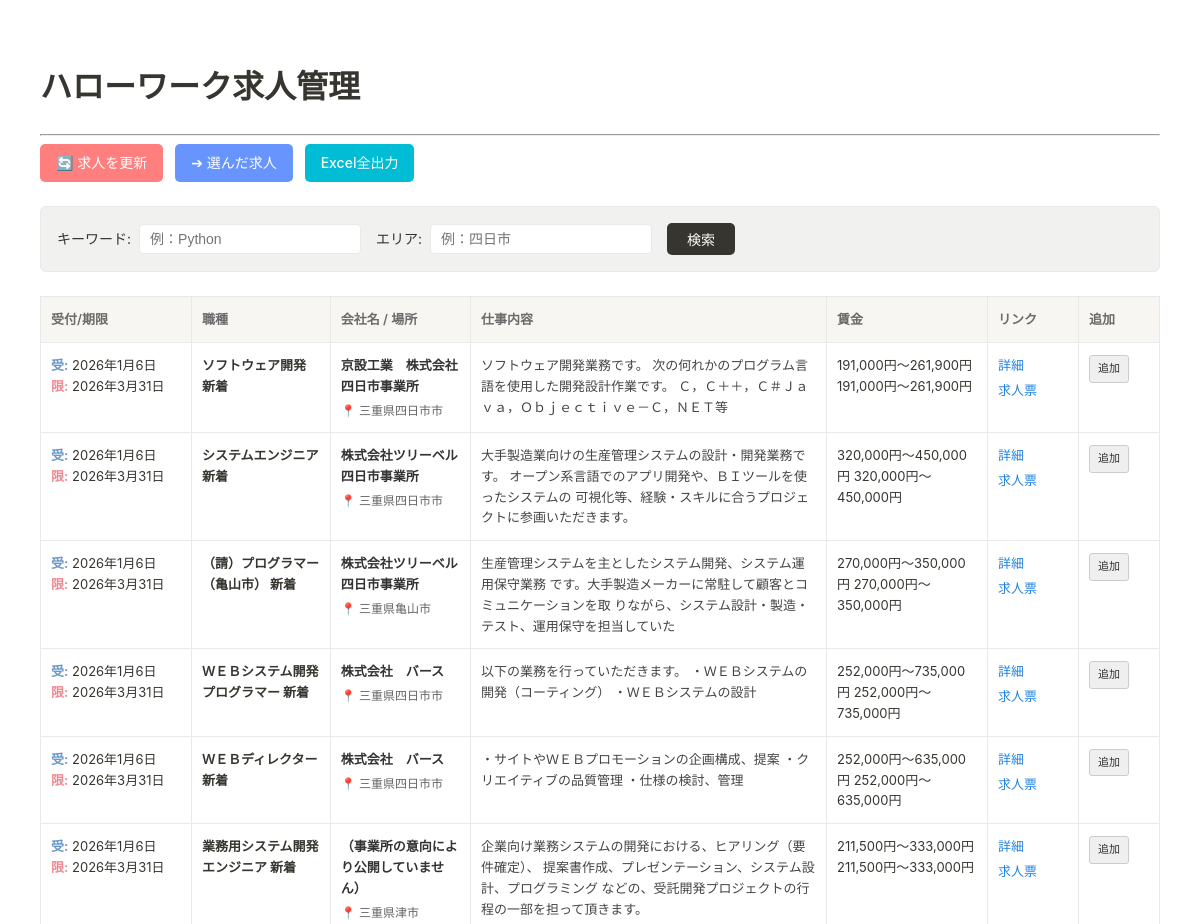
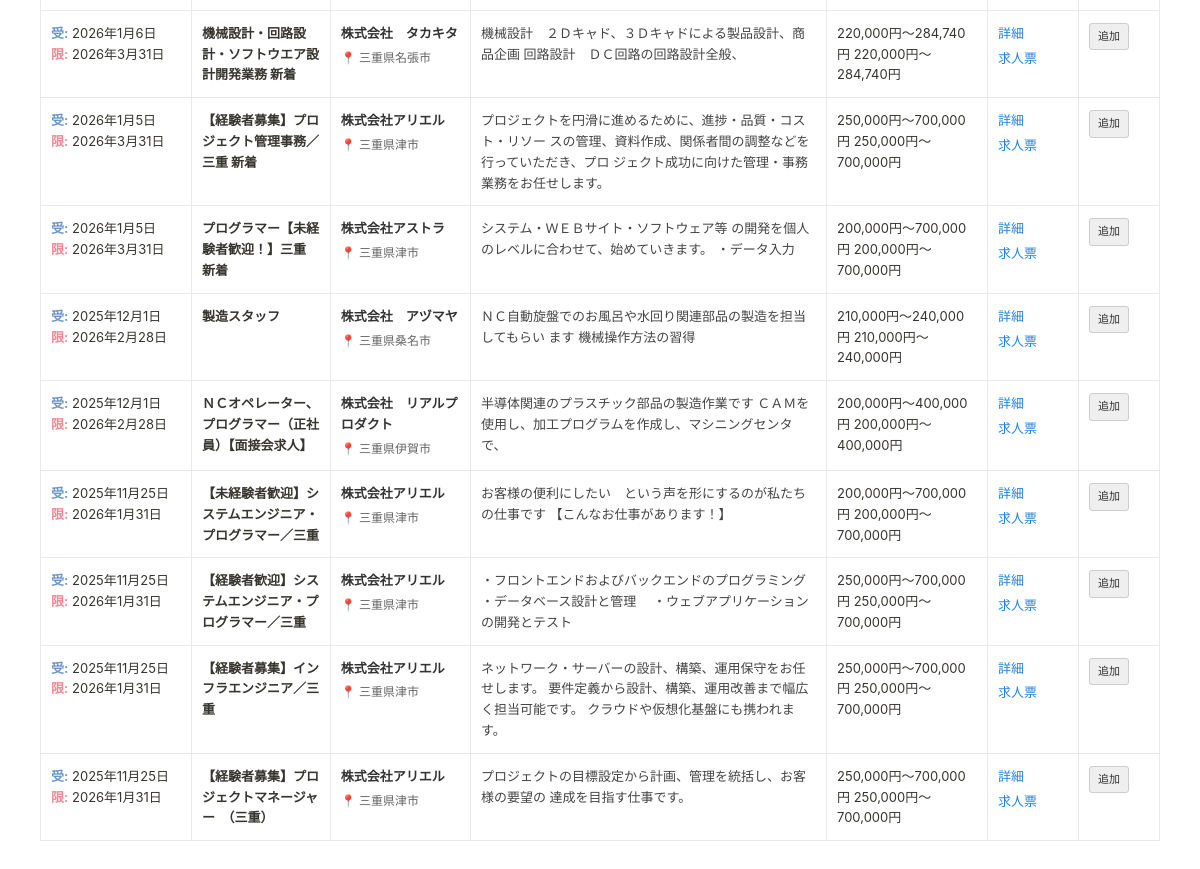
The page / on the database its author committed (2 pictures, top to bottom).
### app.py (models this page shows)
class Job(db.Model):
    __tablename__ = 'jobs'
    id = db.Column(db.Integer, primary_key=True)
    job_category = db.Column(db.Text)
    company_name = db.Column(db.Text)
    work_location = db.Column(db.Text)
    job_description = db.Column(db.Text)
    employment_type = db.Column(db.Text)
    salary = db.Column(db.Text)
    working_hours = db.Column(db.Text)
    holidays = db.Column(db.Text)
    age_limit = db.Column(db.Text)
    job_number = db.Column(db.Text)
    disclosure_scope = db.Column(db.Text)
    detail_url = db.Column(db.Text)
    pdf_url = db.Column(db.Text)
    reception_date = db.Column(db.Text) # ここが正しく読み取られる必要があります
    expiry_date = db.Column(db.Text)    # ここが正しく読み取られる必要があります

### app.py (the view)
@app.route("/", methods=["GET", "POST"])
def index():
    query = Job.query
    keyword = request.form.get("keyword", ""); area = request.form.get("area", "")
    if keyword: query = query.filter(Job.job_description.contains(keyword))
    if area: query = query.filter(Job.work_location.contains(area))
    return render_template("index.html", jobs=query.all(), keyword=keyword, area=area)

### templates/index.html (shortened to what this page needs)
{% extends "base.html" %}
{% block content %}
<div class="action-bar">
    <a href="{{ url_for('update_data') }}"
       class="btn btn-update"
       onclick="this.style.pointerEvents='none'; this.innerText='🔄 更新中（約1分）...';">
       🔄 求人を更新
    </a>
    <a href="{{ url_for('my_list_view') }}" class="btn btn-primary">➔ 選んだ求人</a>
    <a href="{{ url_for('export') }}" class="btn btn-success">Excel全出力</a>
</div>
<form method="POST" class="search-form">
    <div class="form-group">
        <label>キーワード:</label>
        <input type="text" name="keyword" value="{{ keyword }}" placeholder="例：Python">
    </div>
    <div class="form-group">
        <label>エリア:</label>
        <input type="text" name="area" value="{{ area }}" placeholder="例：四日市">
    </div>
    <button type="submit" class="btn btn-search">検索</button>
</form>
<table class="job-table">
    <thead>
        <tr>
            <th class="col-date">受付/期限</th>
            <th>職種</th>
            <th>会社名 / 場所</th>
            <th>仕事内容</th>
            <th class="col-salary">賃金</th>
            <th class="col-link">リンク</th>
            <th class="col-add">追加</th>
        </tr>
    </thead>
    <tbody>
        {% for job in jobs %}
        <tr>
            <td class="cell-date">
                <span class="label-reception">受:</span> {{ job.reception_date if job.reception_date else "---" }}<br>
                <span class="label-expiry">限:</span> {{ job.expiry_date if job.expiry_date else "---" }}
            </td>
            <td class="cell-category">
                <strong>{{ job.job_category }}</strong>
            </td>
            <td class="cell-company">
                <div class="company-name">{{ job.company_name }}</div>
                <div class="location-text">📍 {{ job.work_location }}</div>
            </td>
            <td class="cell-description">
                <div class="description-truncate">
                    {{ job.job_description }}
                </div>
            </td>
            <td class="cell-salary">
                {{ job.salary }}
            </td>
            <td class="cell-links">
                {% if job.detail_url %}
                <a href="{{ job.detail_url }}" target="_blank" class="link-item">詳細</a>
                {% endif %}
                {% if job.pdf_url %}
                <a href="{{ job.pdf_url }}" target="_blank" class="link-item">求人票</a>
                {% endif %}
            </td>
            <td class="cell-action">
                <a href="{{ url_for('add_to_list', job_id=job.id) }}" class="btn-add">追加</a>
            </td>
        </tr>
        {% endfor %}
    </tbody>
</table>
{% endblock %}

### templates/base.html (shortened to what this page needs)
<!DOCTYPE html>
<html lang="ja">
<head>
    <link rel="stylesheet" href="{{ url_for('static', filename='css/style.css') }}">
</head>
<body>
    <header>
        <h1>ハローワーク求人管理</h1>
        <hr>
    </header>
    <main>
        {% block content %}{% endblock %}
    </main>
</body>
</html>

### static/css/style.css (style rules this page uses)
body { background-color: #ffffff; color: #37352f; font-family: -apple-system, BlinkMacSystemFont, "Segoe UI", Helvetica, Arial, sans-serif; padding: 40px; line-height: 1.6; margin: 0; }
.action-bar { display: flex; gap: 12px; margin-bottom: 24px; }
.btn { padding: 8px 16px; text-decoration: none; border-radius: 5px; font-size: 14px; font-weight: 500; transition: opacity 0.2s; display: inline-block; border: none; cursor: pointer; }
.btn-update { background-color: #ff7f7f; color: white; }
.btn-primary { background-color: #6795fd ; color: white; }
.btn-success { background-color: #00bcd4; color: white; }
.btn-search { background-color: #37352f; color: white; padding: 6px 20px; }
.search-form { background: #f1f1ef; padding: 16px; border-radius: 6px; border: 1px solid #e9e9e8; display: flex; align-items: center; gap: 15px; margin-bottom: 24px; }
.form-group { display: flex; align-items: center; gap: 8px; font-size: 14px; }
.search-form input { border: 1px solid #e9e9e8; padding: 6px 10px; border-radius: 4px; font-size: 14px; width: 200px; }
.job-table { width: 100%; border-collapse: collapse; margin-top: 20px; font-size: 13px; border: 1px solid #e9e9e8; }
.job-table th { background-color: #f7f6f3; color: #6b6b6b; font-weight: 600; text-align: left; padding: 12px 10px; border: 1px solid #e9e9e8; white-space: nowrap; }
.job-table td { padding: 12px 10px; border: 1px solid #e9e9e8; vertical-align: top; }
.col-date { width: 130px; }
.col-salary { width: 140px; }
.col-link { width: 70px; text-align: center; }
.col-add { width: 60px; text-align: center; }
.label-reception { color: #6a97c6; font-weight: bold; }
.label-expiry { color: #ed8a94; font-weight: bold; }
.company-name { font-weight: bold; color: #333; }
.location-text { color: #666; font-size: 12px; margin-top: 4px; }
.description-truncate { color: #444; overflow: hidden; display: -webkit-box; -webkit-line-clamp: 4; -webkit-box-orient: vertical; }
.link-item { color: #2383e2; text-decoration: none; display: block; margin-bottom: 4px; }
.btn-add { background: #efefef; padding: 4px 8px; border-radius: 3px; border: 1px solid #ccc; text-decoration: none; color: #333; font-size: 11px; display: inline-block; }

### rows shown on the page
Job: reception_date "2026年1月6日", expiry_date "2026年3月31日", job_category "ソフトウェア開発 新着", company_name "京設工業 株式会社 四日市事業所", work_location "三重県四日市市", job_description "ソフトウェア開発業務です。 次の何れかのプログラム言語を使用した開発設計作業です。 Ｃ，Ｃ＋＋，Ｃ＃Ｊａｖａ，Ｏｂｊｅｃｔｉｖｅ－Ｃ，ＮＥＴ等", salary "191,000円〜261,900円 191,000円〜261,900円"
Job: reception_date "2026年1月6日", expiry_date "2026年3月31日", job_category "システムエンジニア 新着", company_name "株式会社ツリーベル 四日市事業所", work_location "三重県四日市市", job_description "大手製造業向けの生産管理システムの設計・開発業務です。 オープン系言語でのアプリ開発や、ＢＩツールを使ったシステムの 可視化等、経験・スキルに合うプロジェクトに参画いただきます。", salary "320,000円〜450,000円 320,000円〜450,000円"
Job: reception_date "2026年1月6日", expiry_date "2026年3月31日", job_category "（請）プログラマー（亀山市） 新着", company_name "株式会社ツリーベル 四日市事業所", work_location "三重県亀山市", job_description "生産管理システムを主としたシステム開発、システム運用保守業務 です。大手製造メーカーに常駐して顧客とコミュニケーションを取 りながら、システム設計・製造・テスト、運用保守を担当していた", salary "270,000円〜350,000円 270,000円〜350,000円"
Job: reception_date "2026年1月6日", expiry_date "2026年3月31日", job_category "ＷＥＢシステム開発プログラマー 新着", company_name "株式会社 バース", work_location "三重県四日市市", job_description "以下の業務を行っていただきます。 ・ＷＥＢシステムの開発（コーティング） ・ＷＥＢシステムの設計", salary "252,000円〜735,000円 252,000円〜735,000円"
Job: reception_date "2026年1月6日", expiry_date "2026年3月31日", job_category "ＷＥＢディレクター 新着", company_name "株式会社 バース", work_location "三重県四日市市", job_description "・サイトやＷＥＢプロモーションの企画構成、提案 ・クリエイティブの品質管理 ・仕様の検討、管理", salary "252,000円〜635,000円 252,000円〜635,000円"
Job: reception_date "2026年1月6日", expiry_date "2026年3月31日", job_category "業務用システム開発エンジニア 新着", company_name "（事業所の意向により公開していません）", work_location "三重県津市", job_description "企業向け業務システムの開発における、ヒアリング（要件確定）、 提案書作成、プレゼンテーション、システム設計、プログラミング などの、受託開発プロジェクトの行程の一部を担って頂きます。", salary "211,500円〜333,000円 211,500円〜333,000円"
Job: reception_date "2026年1月6日", expiry_date "2026年3月31日", job_category "機械設計・回路設計・ソフトウエア設計開発業務 新着", company_name "株式会社 タカキタ", work_location "三重県名張市", job_description "機械設計 ２Ｄキャド、３Ｄキャドによる製品設計、商品企画 回路設計 ＤＣ回路の回路設計全般、", salary "220,000円〜284,740円 220,000円〜284,740円"
Job: reception_date "2026年1月5日", expiry_date "2026年3月31日", job_category "【経験者募集】プロジェクト管理事務／三重 新着", company_name "株式会社アリエル", work_location "三重県津市", job_description "プロジェクトを円滑に進めるために、進捗・品質・コスト・リソー スの管理、資料作成、関係者間の調整などを行っていただき、プロ ジェクト成功に向けた管理・事務業務をお任せします。", salary "250,000円〜700,000円 250,000円〜700,000円"
Job: reception_date "2026年1月5日", expiry_date "2026年3月31日", job_category "プログラマー【未経験者歓迎！】三重 新着", company_name "株式会社アストラ", work_location "三重県津市", job_description "システム・ＷＥＢサイト・ソフトウェア等 の開発を個人のレベルに合わせて、始めていきます。 ・データ入力", salary "200,000円〜700,000円 200,000円〜700,000円"
Job: reception_date "2025年12月1日", expiry_date "2026年2月28日", job_category "製造スタッフ", company_name "株式会社 アヅマヤ", work_location "三重県桑名市", job_description "ＮＣ自動旋盤でのお風呂や水回り関連部品の製造を担当してもらい ます 機械操作方法の習得", salary "210,000円〜240,000円 210,000円〜240,000円"
Job: reception_date "2025年12月1日", expiry_date "2026年2月28日", job_category "ＮＣオペレーター、プログラマー（正社員）【面接会求人】", company_name "株式会社 リアルプロダクト", work_location "三重県伊賀市", job_description "半導体関連のプラスチック部品の製造作業です ＣＡＭを使用し、加工プログラムを作成し、マシニングセンタで、", salary "200,000円〜400,000円 200,000円〜400,000円"
Job: reception_date "2025年11月25日", expiry_date "2026年1月31日", job_category "【未経験者歓迎】システムエンジニア・プログラマー／三重", company_name "株式会社アリエル", work_location "三重県津市", job_description "お客様の便利にしたい という声を形にするのが私たちの仕事です 【こんなお仕事があります！】", salary "200,000円〜700,000円 200,000円〜700,000円"
Job: reception_date "2025年11月25日", expiry_date "2026年1月31日", job_category "【経験者歓迎】システムエンジニア・プログラマー／三重", company_name "株式会社アリエル", work_location "三重県津市", job_description "・フロントエンドおよびバックエンドのプログラミング ・データベース設計と管理 ・ウェブアプリケーションの開発とテスト", salary "250,000円〜700,000円 250,000円〜700,000円"
Job: reception_date "2025年11月25日", expiry_date "2026年1月31日", job_category "【経験者募集】インフラエンジニア／三重", company_name "株式会社アリエル", work_location "三重県津市", job_description "ネットワーク・サーバーの設計、構築、運用保守をお任せします。 要件定義から設計、構築、運用改善まで幅広く担当可能です。 クラウドや仮想化基盤にも携われます。", salary "250,000円〜700,000円 250,000円〜700,000円"
Job: reception_date "2025年11月25日", expiry_date "2026年1月31日", job_category "【経験者募集】プロジェクトマネージャー （三重）", company_name "株式会社アリエル", work_location "三重県津市", job_description "プロジェクトの目標設定から計画、管理を統括し、お客様の要望の 達成を目指す仕事です。", salary "250,000円〜700,000円 250,000円〜700,000円"
